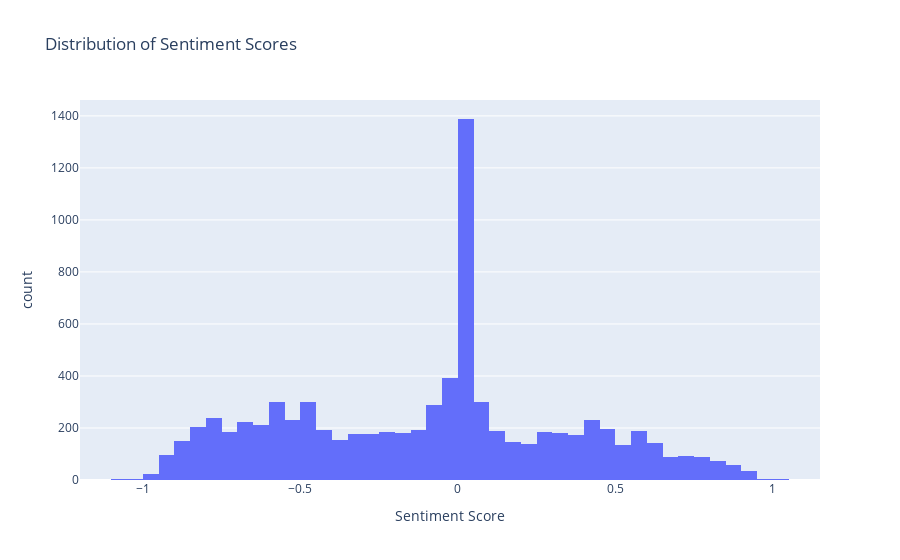

Notebook source saved alongside this figure:
### Markdown cell above
Visualisation proper to the sentiment scores obtained with VADER thusfar.

### Code cell
df_terrorism_summaries['Sentiment Score'] = df_terrorism_summaries['summaries_scores_per_sentence'].apply(lambda x: x[0])

# Create a histogram of sentiment scores
fig = px.histogram(df_terrorism_summaries, x='Sentiment Score', nbins=50, title='Distribution of Sentiment Scores')
fig.show()

### Figure 1 — Plotly figure (JSON) as saved in the notebook; plotly's stock layout.template omitted (floating-point values rounded to 4 significant figures; data arrays with more than 128 entries replaced by an {"elided": "..."} marker saying what was removed)
{"data": [{"alignmentgroup": "True", "bingroup": "x", "hovertemplate": "Sentiment Score=%{x}<br>count=%{y}<extra></extra>", "legendgroup": "", "marker": {"color": "#636efa", "pattern": {"shape": ""}}, "name": "", "nbinsx": 50, "offsetgroup": "", "orientation": "v", "showlegend": false, "type": "histogram", "x": {"elided": "8141 float values"}, "xaxis": "x", "yaxis": "y"}], "layout": {"barmode": "relative", "legend": {"tracegroupgap": 0}, "title": {"text": "Distribution of Sentiment Scores"}, "xaxis": {"anchor": "y", "domain": [0, 1], "title": {"text": "Sentiment Score"}}, "yaxis": {"anchor": "x", "domain": [0, 1], "title": {"text": "count"}}}}
